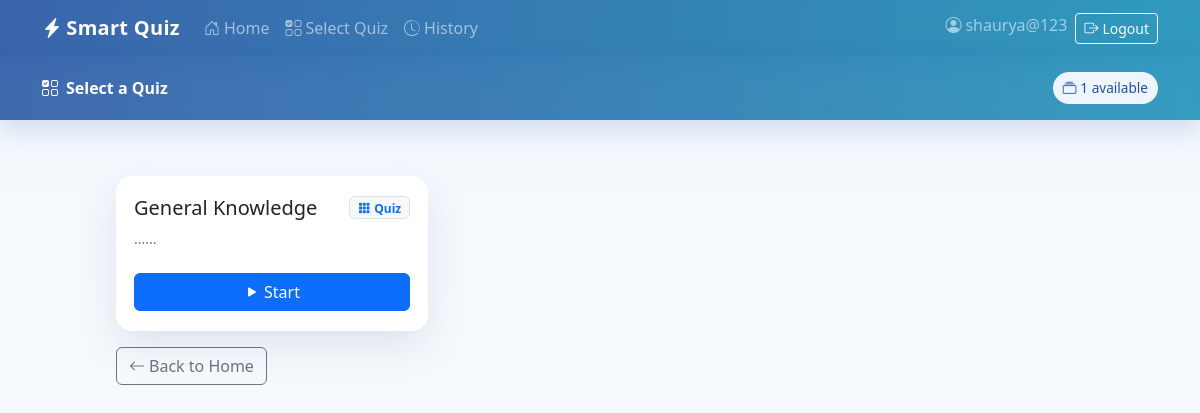
The page /quiz/quizzes/ (signed in) on the database as committed earlier.
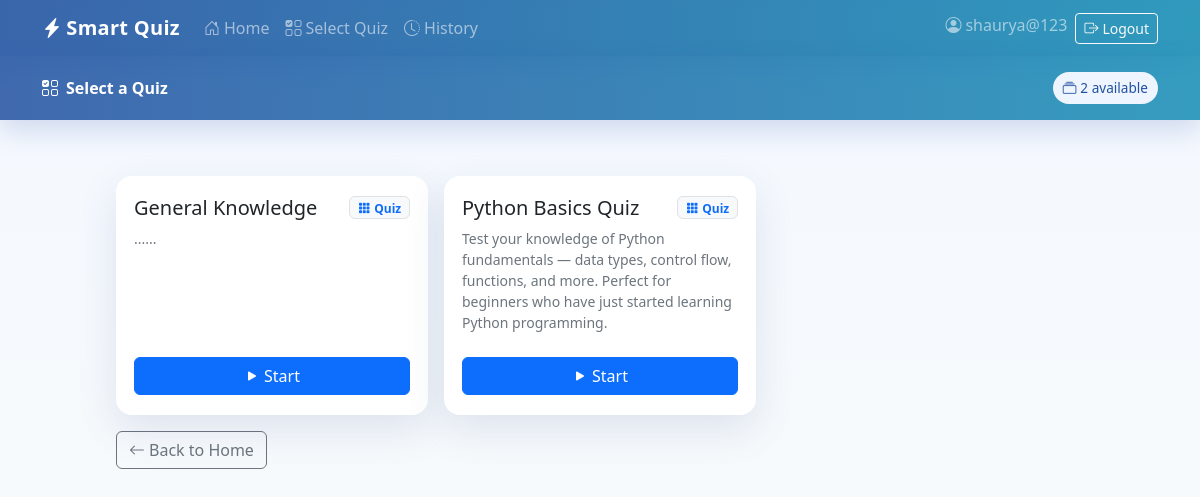
The same page on the database as committed later.
### quiz/models.py (models this page shows, shortened)
class Quiz(models.Model):
    title = models.CharField(max_length=200, unique=True)
    description = models.TextField(blank=True)
    class Meta:
        verbose_name_plural = "Quizzes"

### quiz/views.py (the view)
# urls.py: path('quizzes/', views.quiz_select, name='quiz_select'),
@login_required
def quiz_select(request):
    quizzes = Quiz.objects.all().order_by("title")
    return render(request, "quiz/quiz_select.html", {"quizzes": quizzes})

### quiz/templates/quiz/quiz_select.html (shortened to what this page needs)
<!DOCTYPE html>
<html>
<head>
  <link href="https://cdn.jsdelivr.net/npm/bootstrap@5.3.3/dist/css/bootstrap.min.css" rel="stylesheet">
  <link href="https://cdn.jsdelivr.net/npm/bootstrap-icons@1.11.3/font/bootstrap-icons.css" rel="stylesheet">
</head>
<body>
  {% include 'partials/navbar.html' %}
  {% include 'partials/messages.html' %}
  <div class="sq-hero py-3">
    <div class="container d-flex justify-content-between align-items-center">
      <div class="fw-semibold">
        <i class="bi bi-ui-checks-grid me-2"></i>Select a Quiz
      </div>
      <span class="sq-chip"><i class="bi bi-collection me-1"></i>{{ quizzes|length }} available</span>
    </div>
  </div>
  <div class="sq-section">
    <div class="row row-cols-1 row-cols-md-2 row-cols-lg-3 g-3">
      {% for q in quizzes %}
      <div class="col">
        <div class="sq-card d-flex flex-column">
          <div class="d-flex align-items-start justify-content-between mb-2">
            <h5 class="m-0">{{ q.title }}</h5>
            <span class="badge text-bg-light text-primary border"><i class="bi bi-grid-3x3-gap-fill me-1"></i>Quiz</span>
          </div>
          <p class="text-secondary small mb-4">{{ q.description|default:"Ready when you are!" }}</p>
          <div class="mt-auto d-grid">
            <a class="btn btn-primary" href="{% url 'quiz_start' q.id %}">
              <i class="bi bi-play-fill me-1"></i>Start
            </a>
          </div>
        </div>
      </div>
      {% empty %}
      <div class="col">
        <div class="sq-card text-secondary">
          <i class="bi bi-inboxes me-1"></i>No quizzes available.
        </div>
      </div>
      {% endfor %}
    </div>
    <div class="mt-3">
      <a class="btn btn-outline-secondary" href="{% url 'home' %}"><i class="bi bi-arrow-left me-1"></i>Back to Home</a>
    </div>
  </div>
</body>
</html>

Rows that differ between the two databases and show on the page:
added Quiz: title "Python Basics Quiz", description "Test your knowledge of Python fundamentals — data types, control flow, functions, and more. Perfect for beginners who have just started learning Python programming."
Other text that changed with them:
{{ quizzes|length }}: "1" → "2"
